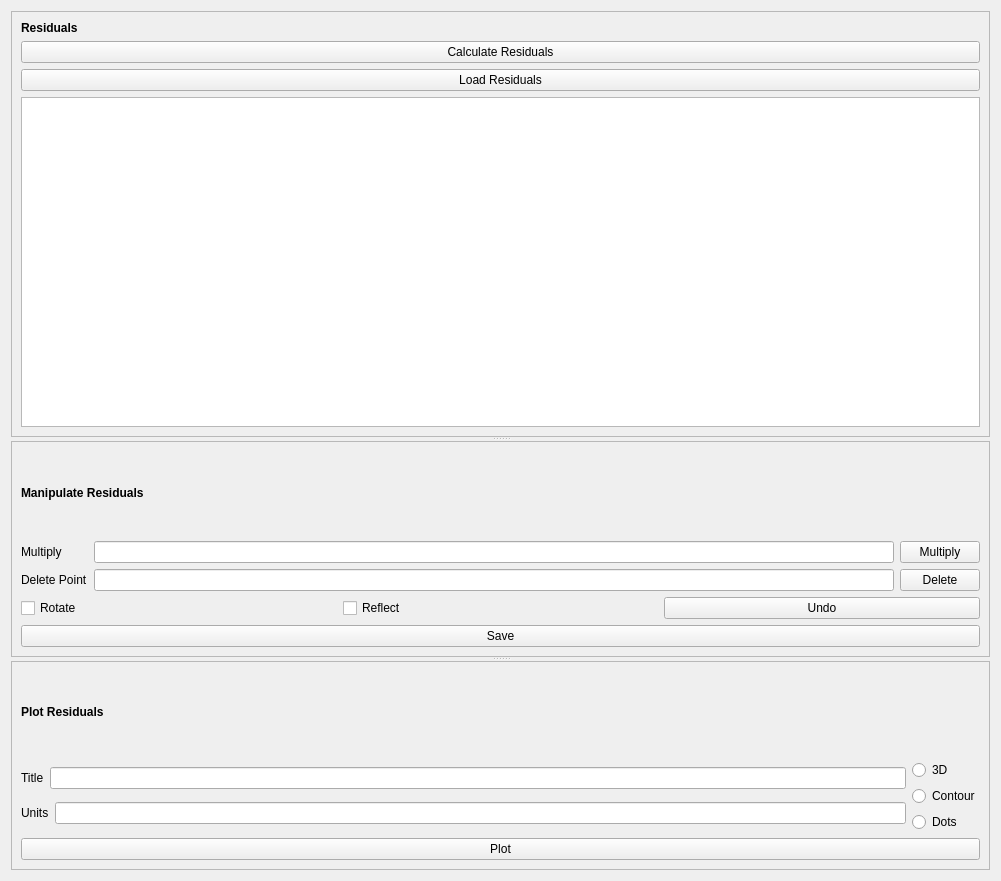
               <widget class="QWidget" name="scrollAreaWidgetContents_8">
                <property name="geometry">
                 <rect>
                  <x>0</x>
                  <y>0</y>
                  <width>1001</width>
                  <height>881</height>
                 </rect>
                </property>
                <layout class="QVBoxLayout" name="verticalLayout_129">
                 <item>
                  <widget class="QSplitter" name="splitter_21">
                   <property name="orientation">
                    <enum>Qt::Vertical</enum>
                   </property>
                   <widget class="QSplitter" name="splitter_20">
                    <property name="orientation">
                     <enum>Qt::Vertical</enum>
                    </property>
                    <widget class="QFrame" name="frame_19">
                     <property name="frameShape">
                      <enum>QFrame::StyledPanel</enum>
                     </property>
                     <property name="frameShadow">
                      <enum>QFrame::Raised</enum>
                     </property>
                     <layout class="QVBoxLayout" name="verticalLayout_68">
                      <item>
                       <layout class="QVBoxLayout" name="verticalLayout_67">
                        <item>
                         <widget class="Label_Info" name="label_50">
                          <property name="text">
                           <string>&lt;html&gt;&lt;head/&gt;&lt;body&gt;&lt;p&gt;&lt;span style=&quot; font-weight:600;&quot;&gt;Residuals&lt;/span&gt;&lt;/p&gt;&lt;/body&gt;&lt;/html&gt;</string>
                          </property>
                         </widget>
                        </item>
                        <item>
                         <layout class="QVBoxLayout" name="verticalLayout_66">
                          <item>
                           <widget class="QPushButton" name="pushButton_19">
                            <property name="text">
                             <string>Calculate Residuals</string>
                            </property>
                           </widget>
                          </item>
                          <item>
                           <widget class="QPushButton" name="pushButton_20">
                            <property name="text">
                             <string>Load Residuals</string>
                            </property>
                           </widget>
                          </item>
                          <item>
                           <widget class="QPlainTextEdit" name="plainTextEdit_6"/>
                          </item>
                         </layout>
                        </item>
                       </layout>
                      </item>
                     </layout>
                    </widget>
                    <widget class="QFrame" name="frame_22">
                     <property name="frameShape">
                      <enum>QFrame::StyledPanel</enum>
                     </property>
                     <property name="frameShadow">
                      <enum>QFrame::Raised</enum>
                     </property>
                     <layout class="QVBoxLayout" name="verticalLayout_73">
                      <item>
                       <layout class="QVBoxLayout" name="verticalLayout_72">
                        <item>
                         <widget class="QLabel" name="label_51">
                          <property name="text">
                           <string>&lt;html&gt;&lt;head/&gt;&lt;body&gt;&lt;p&gt;&lt;span style=&quot; font-weight:600;&quot;&gt;Manipulate Residuals&lt;/span&gt;&lt;/p&gt;&lt;/body&gt;&lt;/html&gt;</string>
                          </property>
                         </widget>
                        </item>
                        <item>
                         <layout class="QHBoxLayout" name="horizontalLayout_20">
                          <item>
                           <layout class="QVBoxLayout" name="verticalLayout_69">
                            <item>
                             <widget class="QLabel" name="label_52">
                              <property name="text">
                               <string>&lt;html&gt;&lt;head/&gt;&lt;body&gt;&lt;p&gt;Multiply&lt;/p&gt;&lt;/body&gt;&lt;/html&gt;</string>
                              </property>
                             </widget>
                            </item>
                            <item>
                             <widget class="QLabel" name="label_53">
                              <property name="text">
                               <string>&lt;html&gt;&lt;head/&gt;&lt;body&gt;&lt;p&gt;Delete Point&lt;/p&gt;&lt;/body&gt;&lt;/html&gt;</string>
                              </property>
                             </widget>
                            </item>
                           </layout>
                          </item>
                          <item>
                           <layout class="QVBoxLayout" name="verticalLayout_70">
                            <item>
                             <widget class="QLineEdit" name="lineEdit_35"/>
                            </item>
                            <item>
                             <widget class="QLineEdit" name="lineEdit_36"/>
                            </item>
                           </layout>
                          </item>
                          <item>
                           <layout class="QVBoxLayout" name="verticalLayout_71">
                            <item>
                             <widget class="QPushButton" name="pushButton_21">
                              <property name="text">
                               <string>Multiply</string>
                              </property>
                             </widget>
                            </item>
                            <item>
                             <widget class="QPushButton" name="pushButton_22">
                              <property name="text">
                               <string>Delete</string>
                              </property>
                             </widget>
                            </item>
                           </layout>
                          </item>
                         </layout>
                        </item>
                        <item>
                         <layout class="QHBoxLayout" name="horizontalLayout_24">
                          <item>
                           <widget class="QCheckBox" name="checkBox_3">
                            <property name="text">
                             <string>Rotate</string>
                            </property>
                           </widget>
                          </item>
                          <item>
                           <widget class="QCheckBox" name="checkBox_4">
                            <property name="text">
                             <string>Reflect</string>
                            </property>
                           </widget>
                          </item>
                          <item>
                           <widget class="QPushButton" name="pushButton_23">
                            <property name="text">
                             <string>Undo</string>
                            </property>
                           </widget>
                          </item>
                         </layout>
                        </item>
                        <item>
                         <widget class="QPushButton" name="pushButton_24">
                          <property name="text">
                           <string>Save</string>
                          </property>
                         </widget>
                        </item>
                       </layout>
                      </item>
                     </layout>
                    </widget>
                   </widget>
                   <widget class="QFrame" name="frame_23">
                    <property name="frameShape">
                     <enum>QFrame::StyledPanel</enum>
                    </property>
                    <property name="frameShadow">
                     <enum>QFrame::Raised</enum>
                    </property>
                    <layout class="QVBoxLayout" name="verticalLayout_78">
                     <item>
                      <layout class="QVBoxLayout" name="verticalLayout_77">
                       <item>
                        <layout class="QVBoxLayout" name="verticalLayout_76">
                         <item>
                          <widget class="QLabel" name="label_57">
                           <property name="text">
                            <string>&lt;html&gt;&lt;head/&gt;&lt;body&gt;&lt;p&gt;&lt;span style=&quot; font-weight:600;&quot;&gt;Plot Residuals&lt;/span&gt;&lt;/p&gt;&lt;/body&gt;&lt;/html&gt;</string>
                           </property>
                          </widget>
                         </item>
                         <item>
                          <layout class="QHBoxLayout" name="horizontalLayout_26">
                           <item>
                            <layout class="QVBoxLayout" name="verticalLayout_75">
                             <item>
                              <layout class="QHBoxLayout" name="horizontalLayout_21">
                               <item>
                                <widget class="QLabel" name="label_58">
                                 <property name="text">
                                  <string>Title</string>
                                 </property>
                                </widget>
                               </item>
                               <item>
                                <widget class="QLineEdit" name="lineEdit_39"/>
                               </item>
                              </layout>
                             </item>
                             <item>
                              <layout class="QHBoxLayout" name="horizontalLayout_25">
                               <item>
                                <widget class="QLabel" name="label_59">
                                 <property name="text">
                                  <string>Units</string>
                                 </property>
                                </widget>
                               </item>
                               <item>
                                <widget class="QLineEdit" name="lineEdit_40"/>
                               </item>
                              </layout>
                             </item>
                            </layout>
                           </item>
                           <item>
                            <layout class="QVBoxLayout" name="verticalLayout_74">
                             <item>
                              <widget class="QRadioButton" name="radioButton_22">
                               <property name="text">
                                <string>3D</string>
                               </property>
                              </widget>
                             </item>
                             <item>
                              <widget class="QRadioButton" name="radioButton_23">
                               <property name="text">
                                <string>Contour</string>
                               </property>
                              </widget>
                             </item>
                             <item>
                              <widget class="QRadioButton" name="radioButton_24">
                               <property name="text">
                                <string>Dots</string>
                               </property>
                              </widget>
                             </item>
                            </layout>
                           </item>
                          </layout>
                         </item>
                        </layout>
                       </item>
                       <item>
                        <widget class="QPushButton" name="pushButton_29">
                         <property name="text">
                          <string>Plot</string>
                         </property>
                        </widget>
                       </item>
                      </layout>
                     </item>
                    </layout>
                   </widget>
                  </widget>
                 </item>
                </layout>
               </widget>
